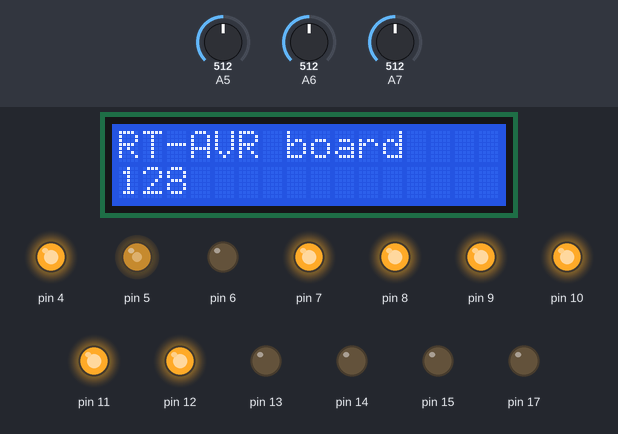
This program was run on a simulated Arduino Uno, built with avr-gcc and run on an emulated ATmega328P. Parts: 16×2 character LCD, output pins drawn as LEDs (lit = HIGH). The test bench sets the inputs (shaded band); at power-on: A5 = 512, A7 = 512, A6 = 512. What the program prints to the serial monitor is not drawn.

Above: at 1.2 s.
1.3 s: A5 set to 108
2.8 s: A5 set to 90
At 3.9 s:
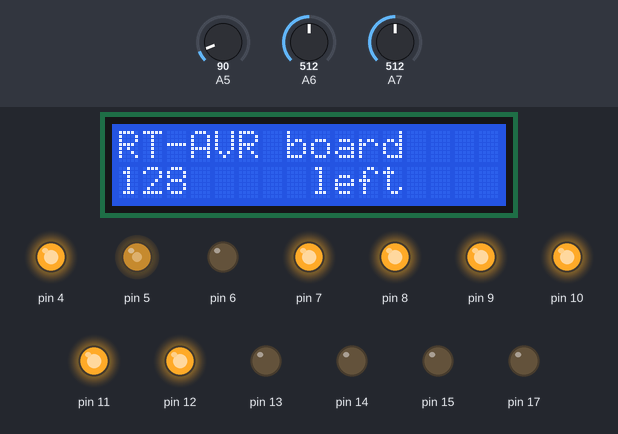
4.3 s: A7 set to 716
At 4.8 s:
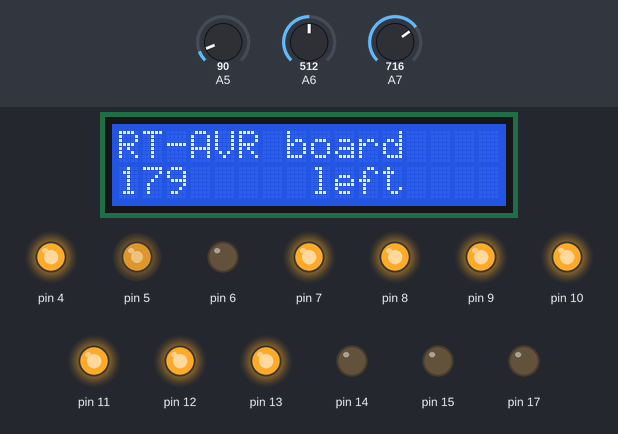
5.8 s: A7 set to 900
At 6.9 s:
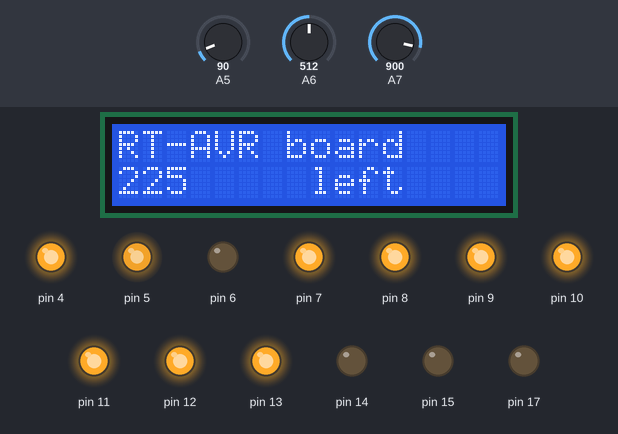
7.3 s: A7 set to 511
At 7.8 s:
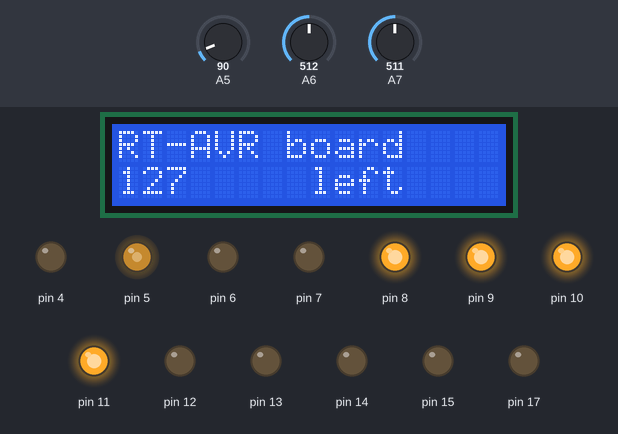
8.8 s: A7 set to 306
At 9.7 s:
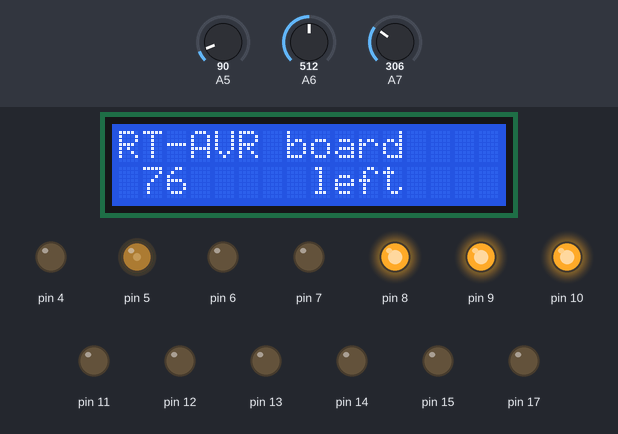
Timing chart, 0 to 11.3 s (numbered marks = the images above; inputs shaded):
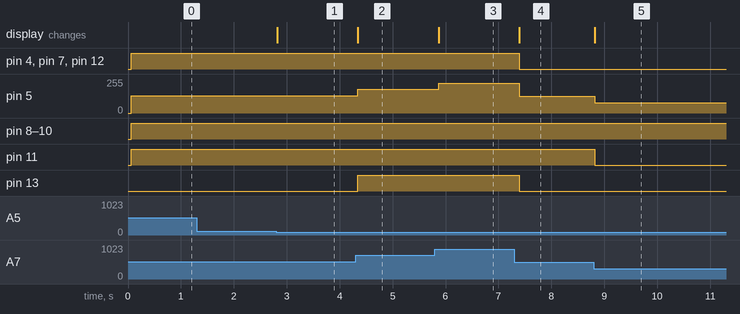

The program:

main.cpp
```cpp
#include <Arduino.h>
/***********************************************************************
 * RT-AVR board source, ATmega32 @ 8 MHz (also 16MHz versions)
 * Hardware:
 *   - 8 analog in
 *   - 8 digital out, open collector with ULN2803
 *   - 2 motor output with L293
 *   - LCD display on PORT C
 *
 * Also uses Arduino's standard LiquidCrystal Library
 * The circuit:
 * LCD RS pin to digital pin 16
 * LCD Enable pin to digital pin 18
 * LCD D4 pin to digital pin 20
 * LCD D5 pin to digital pin 21
 * LCD D6 pin to digital pin 22
 * LCD D7 pin to digital pin 23
 * LCD R/W pin to digital pin 17
 * 10K resistor:
 * ends to +5V and ground
 * wiper to LCD VO pin (pin 3)
*/
// Usefull utility functions to work with ports outside the standard arduino functions
// outb(), inb(), inw(), outw(), BV(), sbi(), cbi()
#define	outb(addr, data)	addr = (data)
#define	inb(addr)			(addr)
#define	outw(addr, data)	addr = (data)
#define	inw(addr)			(addr)
#define BV(bit)			(1<<(bit))
#define cbi(reg,bit)	reg &= ~(BV(bit))
#define sbi(reg,bit)	reg |= (BV(bit))
#define limit(number,boundary) ( ((number)>(boundary))?(boundary):( ((number)<(-boundary))?(-boundary):(number)) )
#define limit2(number,min,max) ( ((number)>(max))?(max):( ((number)<(min))?(min):(number)) )
#define toggle(port,nr) if(port & 1<<nr) cbi(port,nr); else sbi(port,nr)
// include the library code:
#include <LiquidCrystal.h>

// initialize the library with the numbers of the interface pins
LiquidCrystal lcd(16, 18, 20, 21, 22, 23);
void vu(int data);

void setup() {
  // set up the LCD's number of columns and rows:
  pinMode(17,OUTPUT); // R/W for the display
  for(int n=4; n<16; n++){
    pinMode(n,OUTPUT);
  }
  digitalWrite(A5,HIGH); // pullup for button
  digitalWrite(A6,HIGH);
  lcd.begin(16, 2);
  // Print a message to the LCD.
  lcd.print("RT-AVR board");
  Serial.begin(9600);
  Serial.println("RT-AVR board");
}
void loop() {
  int value = analogRead(7)/4;
  // set the cursor to column 0, line 1
  // (note: line 1 is the second row, since counting begins with 0):
  lcd.setCursor(0, 1);
  // print the number of seconds since reset:
  if(value<10){lcd.print("  ");}
  else if(value<100){lcd.print(" ");}
  lcd.print(value);
  vu(value);
  analogWrite(4,value);
  analogWrite(5,value);
  analogWrite(7,value);
  if(analogRead(5)<100){
    lcd.setCursor(8,1);
    lcd.print("left");
  }
  else if (analogRead(6)<100){
    lcd.setCursor(8,1);
    lcd.print("right");
  }
  else{
    lcd.setCursor(8,1);
    lcd.print("     ");
  }
  delay(100);
  Serial.println(value);
}
void vu(int data){
if (data>223) outb(PORTB,255);
else if (data>191) outb(PORTB,127);
else if (data>159) outb(PORTB,63);
else if (data>127) outb(PORTB,31);
else if (data>95) outb(PORTB,15);
else if (data>63) outb(PORTB,7);
else if (data>31) outb(PORTB,3);
else if (data>0) outb(PORTB,1);
else outb(PORTB,0);
}
```

Measured:
- the behaviour switches between 100 and 99 on A5 (found by bisection; images 0 and 1)
- after the input at 1.3 s, every drawn part: stays the same
- after the input at 2.8 s, the display: changes at once (image 1)
- after the input at 4.3 s, pin 5: 128/255 → 179/255 at once; pin 13: LOW → HIGH at once; the display: changes after 0.05 s (image 2)
- after the input at 5.8 s, pin 5: 179/255 → 225/255 after 0.07 s; the display: changes after 0.07 s (image 3)
- after the input at 7.3 s, pin 4, pin 7, pin 12, pin 13: HIGH → LOW after 0.10 s; pin 5: 225/255 → 127/255 after 0.10 s; the display: changes after 0.10 s (image 4)
- after the input at 8.8 s, pin 5: 127/255 → 76/255 at once; pin 11: HIGH → LOW at once; the display: changes at once (image 5)
